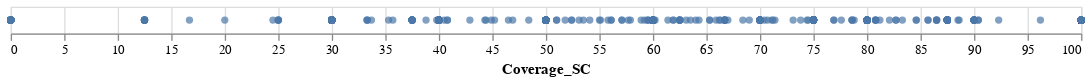

Notebook cell for this chart:
### Code cell
countries = data['Country'].unique().tolist()
input_dropdown = alt.binding_select(options=countries, name='Country')
selection = alt.selection_single(fields=['Country'], bind=input_dropdown)
alt.Chart(data).mark_point(
    filled=True
).encode(
    x='Coverage_SC:Q',
    tooltip=['Country', 'Data_categories', 'Coverage_SC', 'Openness_SC']
).add_selection(
    selection
).transform_filter(
    selection
).properties(
    width=800
)

### Figure 1 — Vega-Lite specification as saved in the notebook (floating-point values rounded to 4 significant figures; data arrays with more than 128 entries replaced by an {"elided": "..."} marker saying what was removed)
{"config": {"view": {"continuousWidth": 400, "continuousHeight": 300}}, "data": {"name": "data-c4d084cb66334cc56accfb25300fc715"}, "mark": {"type": "point", "filled": true}, "encoding": {"tooltip": [{"type": "nominal", "field": "Country"}, {"type": "nominal", "field": "Data_categories"}, {"type": "quantitative", "field": "Coverage_SC"}, {"type": "quantitative", "field": "Openness_SC"}], "x": {"type": "quantitative", "field": "Coverage_SC"}}, "selection": {"selector001": {"type": "single", "fields": ["Country"], "bind": {"input": "select", "options": ["Cyprus", "Bulgaria", "Czech Republic", "Hungary", "Poland", "Romania", "Slovakia", "Denmark", "Estonia", "Finland", "Ireland", "Latvia", "Lithuania", "Sweden", "Croatia", "Greece", "Italy", "Malta", "Portugal", "Slovenia", "Spain", "Austria", "Belgium", "France", "Germany", "Netherlands", "Luxembourg"], "name": "Country"}}}, "transform": [{"filter": {"selection": "selector001"}}], "width": 800, "$schema": "https://vega.github.io/schema/vega-lite/v4.8.1.json", "datasets": {"data-c4d084cb66334cc56accfb25300fc715": {"elided": "702 records"}}}
